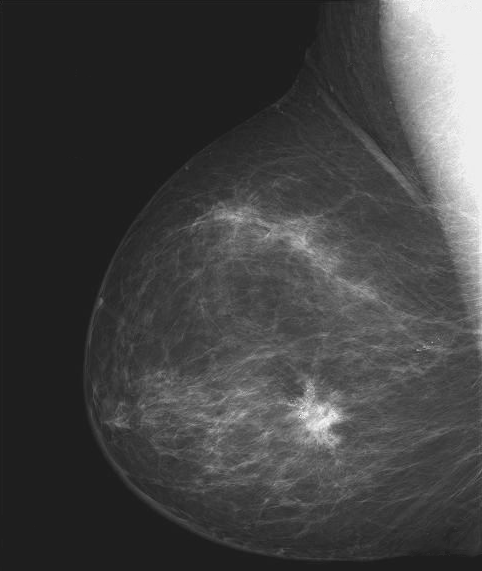
#> input picture aulas/breast_digital_Xray.tif, 482 x 571 px
$ python negativo.py
#> lines starting #> are read from the running program, lines starting #| are printed output that depends on the picture
import numpy as np
import matplotlib.pyplot as plt

def getNegativo(img):
    return 255 - img


if __name__ == '__main__':
    # Le a imagem
    img = plt.imread('breast_digital_Xray.tif')
#> img is the input picture: shape (571, 482); min 21, max 255, mean 66.7

    # Calcula o negativo vetorialmente
    negativo = getNegativo(img)
#> in getNegativo, `return 255 - img`:
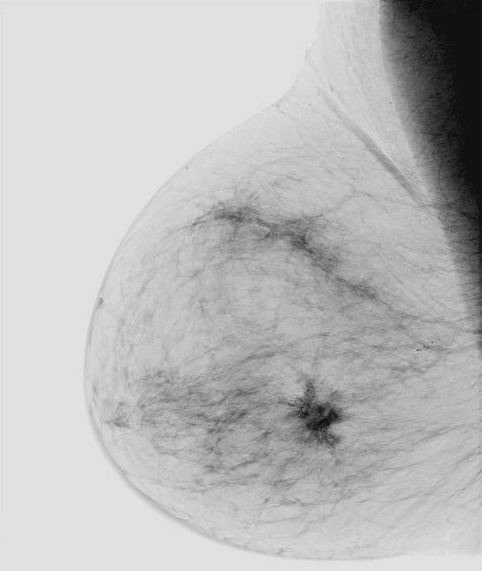
#> returned value: shape (571, 482); min 0, max 234, mean 188.3

    # para comparar colocamos as imagens lado a lado
    fig, axs = plt.subplots(1, 2)
    axs[0].axis('off')
    axs[0].set_title('Original')
    axs[0].imshow(img, cmap='gray')
    axs[1].axis('off')
    axs[1].set_title('Negativo')
    axs[1].imshow(negativo,cmap='gray')
    plt.show()
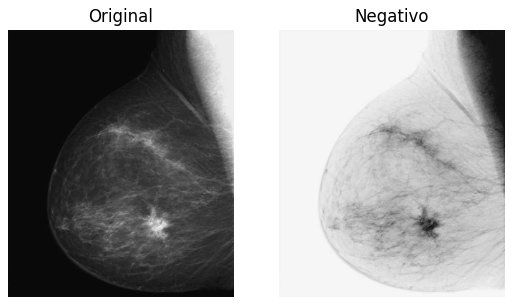
#> figure drawn by matplotlib, 2 panels

$ run again, with aulas/cat_puppy.jpg saved as aulas/breast_digital_Xray.tif
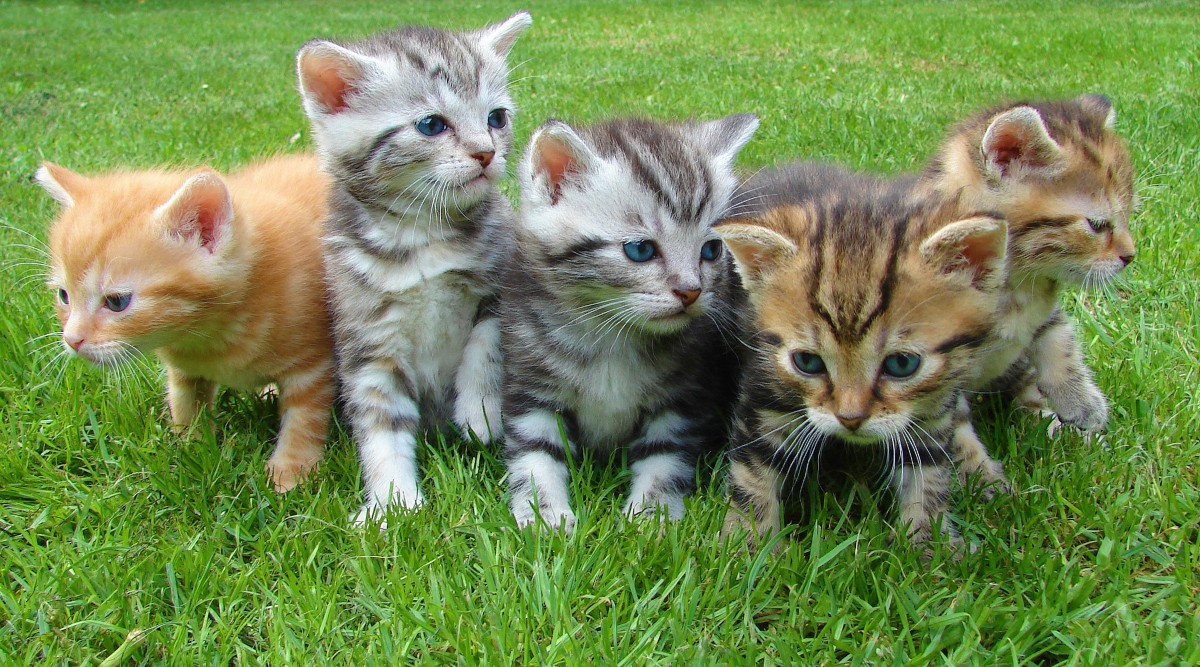
#> input picture aulas/cat_puppy.jpg, 1200 x 667 px
#> img is the input picture: shape (667, 1200, 3); mean R, G, B 115.7, 138.8, 81.8
#> in getNegativo, `return 255 - img`:
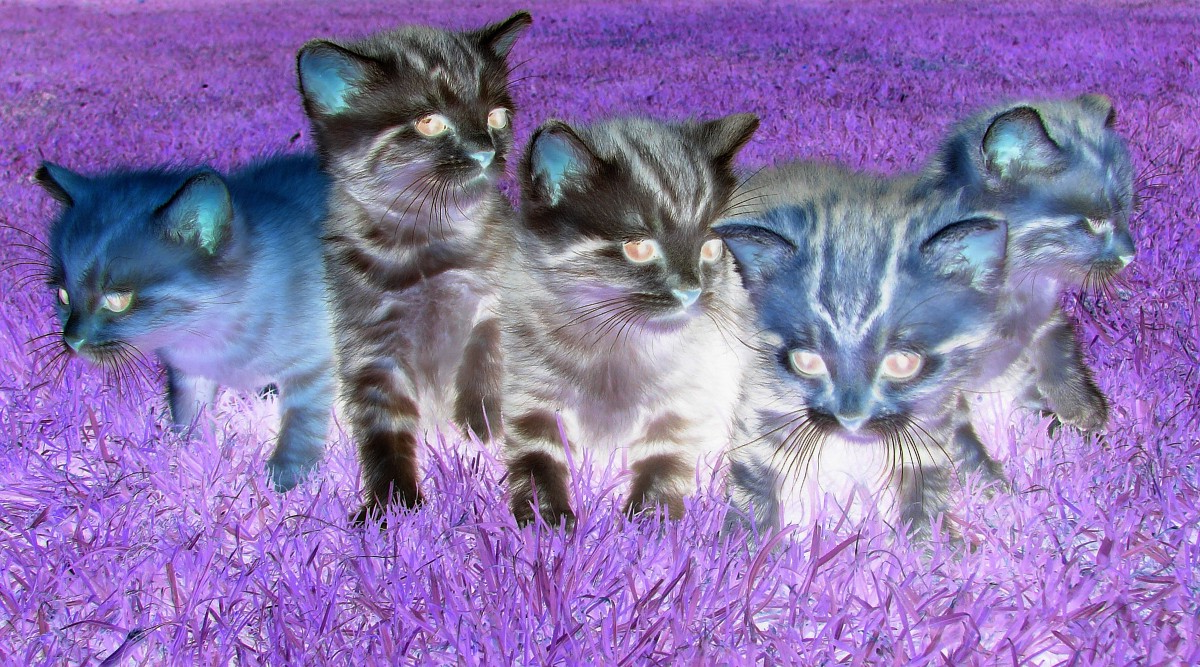
#> returned value: shape (667, 1200, 3); mean of channels 0, 1, 2 139.3, 116.2, 173.2; drawn as R, G, B
#> `plt.show()`:
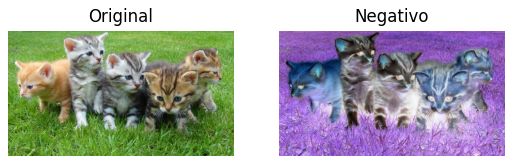
#> figure drawn by matplotlib, 2 panels
